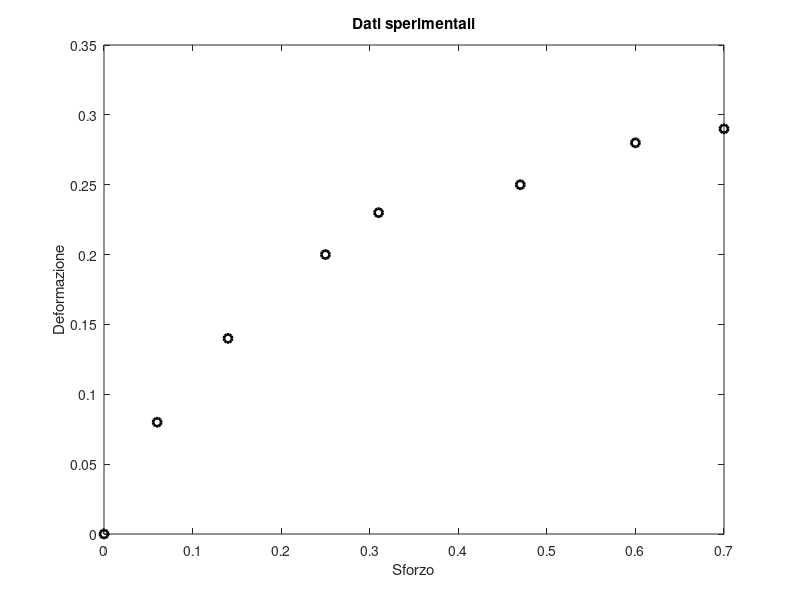
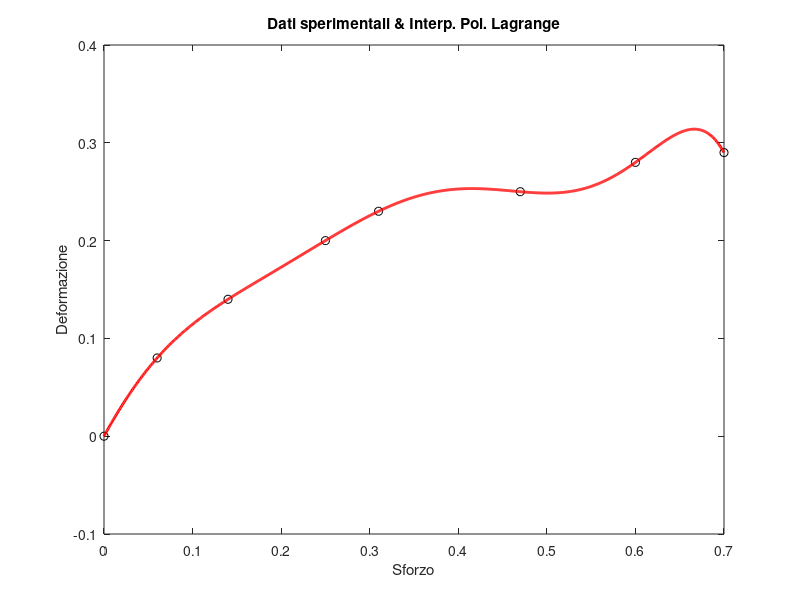

MATLAB code for these plots, in order:
% ESERCIZIO 2

clear all
close all
clc

%% PUNTO 1

% Dati sperimentali
sigma = [0 0.06 0.14 0.25 0.31 0.47 0.60 0.70];
epsilon = [0 0.08 0.14 0.20 0.23 0.25 0.28 0.29];

figure(1)
axes('FontSize',12)
plot(sigma, epsilon, 'ko', 'linewidth', 2)
title('Dati sperimentali')
xlabel('Sforzo')
ylabel('Deformazione')


% Interpolazione di Lagrange (IL)
sigma_dis  = linspace(min(sigma), max(sigma), 1000);
grado      = length(sigma) - 1;
PL         = polyfit(sigma, epsilon, grado); 
epsilon_IL = polyval(PL, sigma_dis);

figure(2)
axes('FontSize',12)
plot(sigma, epsilon, 'ko', sigma_dis, epsilon_IL, 'r', 'linewidth', 2)
xlabel('Sforzo')
ylabel('Deformazione')
title('Dati sperimentali & Interp. Pol. Lagrange')

